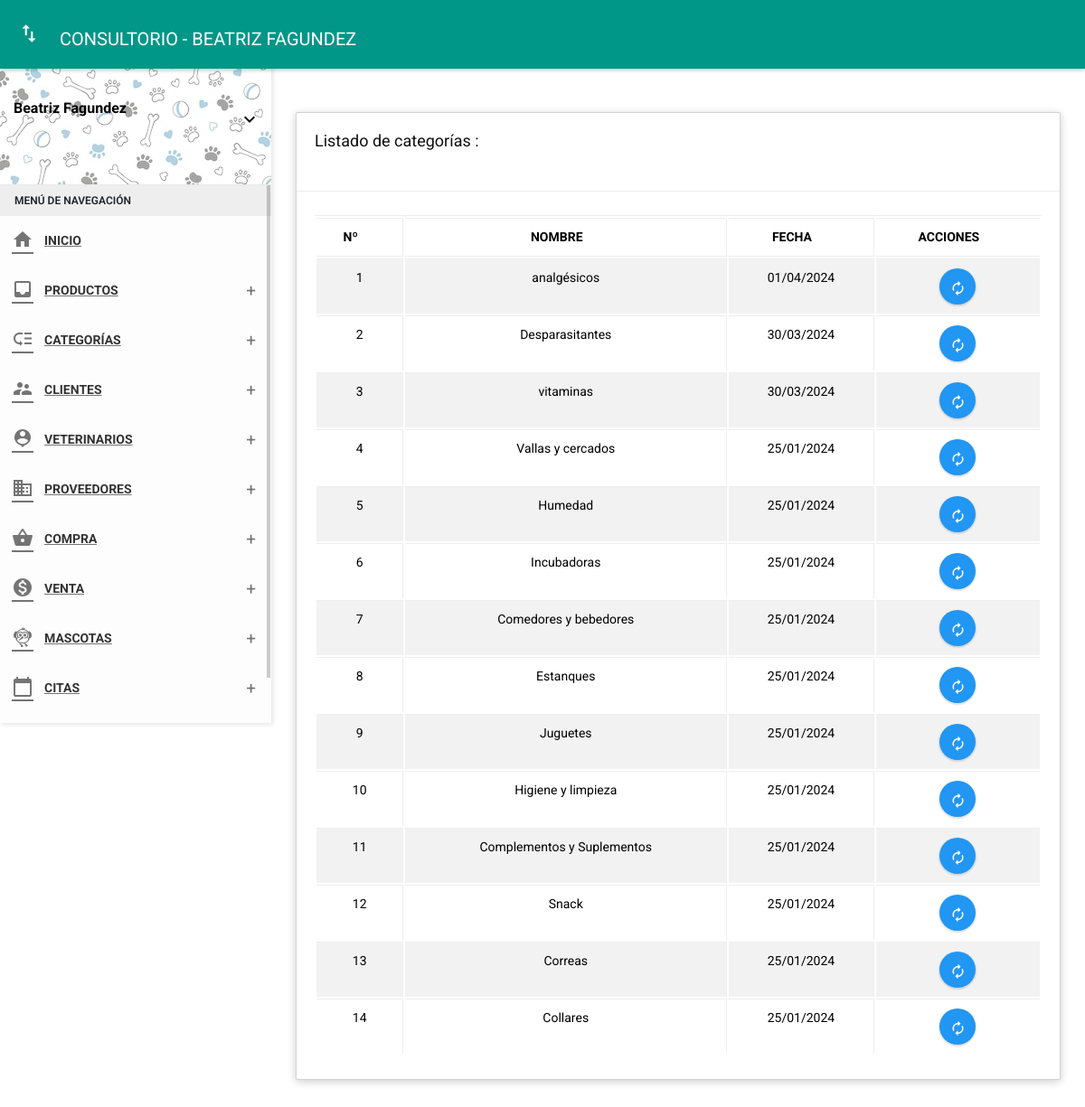
The app's page /folder/categorias.php (signed in), older data.
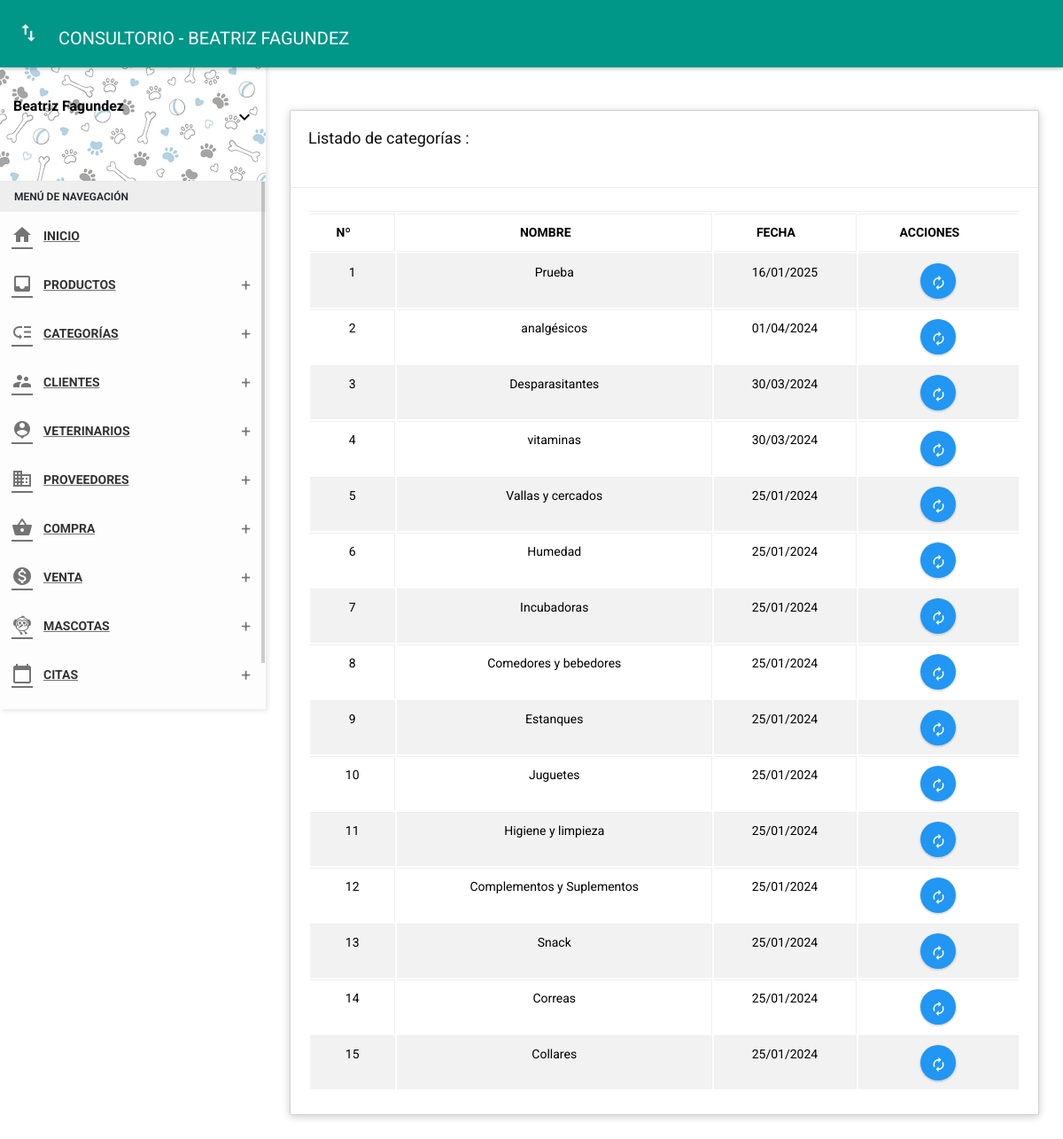
The same page, newer data.
### tables this page shows
CREATE TABLE `category` (
  `id_cate` int(11) NOT NULL,
  `nomcate` varchar(50) NOT NULL,
  `fere` timestamp NOT NULL DEFAULT current_timestamp()
);

### Controller/categorycontrolador.php (called while the page is built, shortened)
<?php
class categorycontrolador {
  function mostrar() {
    require_once '../View/categorias/mostrar.php';
  }
}

### View/categorias/mostrar.php (the view, shortened to what this page needs)
<?php
require_once './../assets/db/connectionMysql.php';
?>
<?php include('./../Includes/Head.php'); ?>
<body class="theme-red">
  <?php include('./../Includes/Nav.php'); ?>
  <?php include '../Includes/Sidebar.php'; ?>
  <section class="content">
    <div class="container-fluid">
      <div class="row clearfix">
        <div class="col-lg-12 col-md-12 col-sm-12 col-xs-12">
          <div class="card">
            <div class="header">
              <h2>Listado de categorías :</h2>
              <br>
            </div>
            <div class="body">
              <div class="table-responsive">
                <table class="table table-bordered table-striped table-hover dataTable js-exportable">
                  <thead>
                    <tr>
                      <th class="text-center">Nº</th>
                      <th class="text-center">NOMBRE</th>
                      <th class="text-center">FECHA</th>
                      <th class="text-center">ACCIONES</th>
                    </tr>
                  </thead>
                  <tbody>
                    <?php
                    $sql = "SELECT * FROM category ORDER BY fere DESC";
                    $results = mysqli_query($conn, $sql);
                    foreach ($results as $key => $row) { ?>
                      <tr>
                        <td class="text-center"><?= $key + 1 ?></td>
                        <td class="text-center"><?= $row['nomcate']; ?></td>
                        <td class="text-center"><?= date('d/m/Y', strtotime($row['fere'])) ?></td>
                        <td style="display: flex;justify-content: center;gap:5px">
                          <a type="button" href="../vista/categorias/edit?id=<?= $row["id_cate"]; ?>"
                            class="btn bg-blue btn-circle waves-effect waves-circle waves-float btnEdit">
                            <i class="material-icons">autorenew</i>
                          </a>
                    </tr>
                    <?php
                    }
                    ?>
                  </tbody>
                </table>
              </div>
            </div>
          </div>
        </div>
      </div>
    </div>
  </section>
</body>
</html>

Row changes from the older to the newer data that the page shows:
added category: nomcate "Prueba", fere "16/01/2025"
